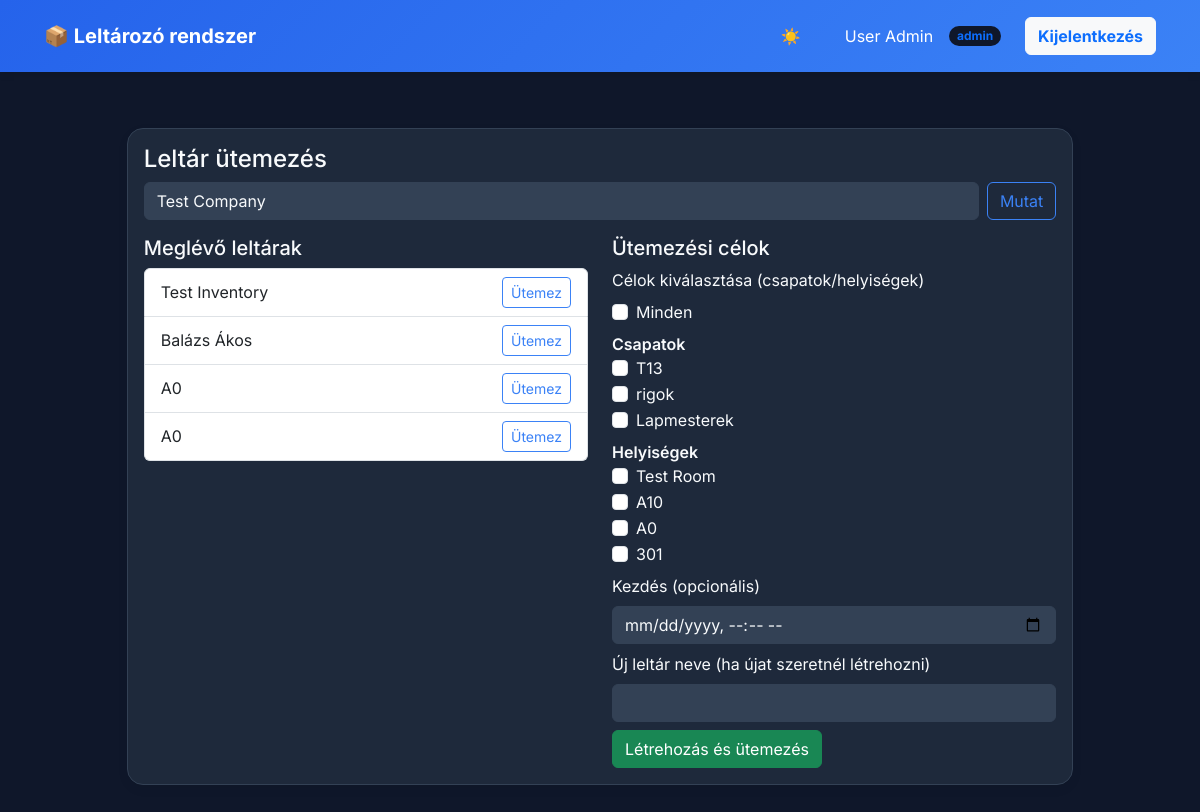
The app's page /public/worker/inventory_schedule.php?company_id=1 (signed in) with its own data.
### tables this page shows
CREATE TABLE `inventories` (
  `id` int(11) NOT NULL,
  `company_id` int(11) NOT NULL,
  `name` varchar(255) DEFAULT NULL,
  `status` enum('active','scheduled','finished') NOT NULL DEFAULT 'scheduled',
  `start_date` datetime DEFAULT NULL,
  `end_date` datetime DEFAULT NULL,
  `created_at` datetime DEFAULT current_timestamp()
);

CREATE TABLE `teams` (
  `id` int(11) NOT NULL,
  `company_id` int(11) NOT NULL,
  `name` varchar(255) NOT NULL
);

CREATE TABLE `rooms` (
  `id` int(11) NOT NULL,
  `company_id` int(11) NOT NULL,
  `name` varchar(255) NOT NULL
);

### app/core/Model.php (called while the page is built, shortened)
<?php
class Model {
    public function __construct(PDO $pdo) {
        $this->pdo = $pdo;
    }
}

### app/models/Company.php (called while the page is built, shortened)
<?php
require_once __DIR__ . '/../core/Model.php';
class Company extends Model {
    public function all(): array {
        $stmt = $this->pdo->query("SELECT * FROM companies ORDER BY created_at DESC");
        return $stmt->fetchAll();
    }
}

### app/models/Inventory.php (called while the page is built, shortened)
<?php
require_once __DIR__ . '/../core/Model.php';
class Inventory extends Model
{
    public function getByCompany(int $companyId)
    {
        $stmt = $this->pdo->prepare("SELECT * FROM inventories WHERE company_id = ?");
        $stmt->execute([$companyId]);
        return $stmt->fetchAll();
    }
}

### app/models/Team.php (called while the page is built, shortened)
<?php
require_once __DIR__ . '/../core/Model.php';
class Team extends Model {
    public function allByCompany(int $companyId) {
        $stmt = $this->pdo->prepare("SELECT * FROM teams WHERE company_id = ?");
        $stmt->execute([$companyId]);
        return $stmt->fetchAll();
    }
}

### app/models/Room.php (called while the page is built, shortened)
<?php
require_once __DIR__ . '/../core/Model.php';
class Room extends Model {
    public function getByCompany(int $companyId) {
        $stmt = $this->pdo->prepare("SELECT * FROM rooms WHERE company_id = ?");
        $stmt->execute([$companyId]);
        return $stmt->fetchAll();
    }
}

### public/worker/inventory_schedule.php (the view, shortened to what this page needs)
<?php
require_once __DIR__ . '/../../app/models/Inventory.php';
require_once __DIR__ . '/../../app/models/Company.php';
require_once __DIR__ . '/../../app/models/Team.php';
require_once __DIR__ . '/../../app/models/Room.php';
$db = (new Database())->getConnection();
$invModel = new Inventory($db);
$companyModel = new Company($db);
$teamModel = new Team($db);
$roomModel = new Room($db);
$companyId = $_GET['company_id'] ?? null;
$inventoryId = $_GET['inventory_id'] ?? null;
$companies = $companyModel->all();
$inventories = $companyId ? $invModel->getByCompany((int)$companyId) : [];
$teams = $companyId ? $teamModel->allByCompany((int)$companyId) : [];
$rooms = $companyId ? $roomModel->getByCompany((int)$companyId) : [];
?>
<!doctype html>
<html lang="hu">
<head><meta charset="utf-8"><title>Leltár ütemezés</title>
<link rel="stylesheet" href="https://cdn.jsdelivr.net/npm/bootstrap@5.3.2/dist/css/bootstrap.min.css">
<link rel="stylesheet" href="../css/global-theme.css">
</head>
<body>
<?php include_once __DIR__ . '/dashboard_nav.php'; ?>
<div class="page-container">
    <div class="col-md-10 mx-auto card p-3">
        <h4>Leltár ütemezés</h4>
        <form method="get" class="mb-3 d-flex gap-2">
            <select id="company_id" name="company_id" class="form-select">
                <?php foreach ($companies as $c): ?>
                    <option value="<?=$c['id']?>" <?=($companyId == $c['id'])?'selected':''?>><?=htmlspecialchars($c['name'])?></option>
                <?php endforeach; ?>
            </select>
            <button class="btn btn-outline-primary">Mutat</button>
        </form>
        <?php if ($companyId): ?>
            <div class="row">
                <div class="col-md-6">
                    <h5>Meglévő leltárak</h5>
                    <ul class="list-group mb-3">
                        <?php foreach ($inventories as $inv): ?>
                            <li class="list-group-item d-flex justify-content-between align-items-center">
                                <?=htmlspecialchars($inv['name'] ?? 'Leltár #'.$inv['id'])?> <small><?=htmlspecialchars($inv['status'])?></small>
                                <a href="inventory_schedule.php?company_id=<?=$companyId?>&inventory_id=<?=$inv['id']?>" class="btn btn-sm btn-outline-primary">Ütemez</a>
                            </li>
                        <?php endforeach; ?>
                    </ul>
                </div>
                <div class="col-md-6">
                    <h5>Ütemezési célok</h5>
                    <form method="post">
                        <div class="mb-2">
                            <label class="form-label">Célok kiválasztása (csapatok/helyiségek)</label>
                            <div class="mb-2">
                                <label class="form-check">
                                    <input type="checkbox" name="target_all" value="1" class="form-check-input"> Minden
                                </label>
                            </div>
                            <div class="mb-2">
                                <strong>Csapatok</strong>
                                <?php foreach ($teams as $t): ?>
                                    <div class="form-check">
                                        <input class="form-check-input" type="checkbox" name="target_team[]" value="<?=$t['id']?>" id="team_<?=$t['id']?>">
                                        <label class="form-check-label" for="team_<?=$t['id']?>"><?=htmlspecialchars($t['name'])?></label>
                                    </div>
                                <?php endforeach; ?>
                            </div>
                            <div class="mb-2">
                                <strong>Helyiségek</strong>
                                <?php foreach ($rooms as $r): ?>
                                    <div class="form-check">
                                        <input class="form-check-input" type="checkbox" name="target_room[]" value="<?=$r['id']?>" id="room_<?=$r['id']?>">
                                        <label class="form-check-label" for="room_<?=$r['id']?>"><?=htmlspecialchars($r['name'])?></label>
                                    </div>
                                <?php endforeach; ?>
                            </div>
                        </div>
                        <div class="mb-2">
                            <label class="form-label">Kezdés (opcionális)</label>
                            <input type="datetime-local" name="start_date" class="form-control">
                        </div>
                        <?php if ($inventoryId): ?>
                            <input type="hidden" name="inventory_id" value="<?=htmlspecialchars($inventoryId)?>">
                            <button name="schedule" class="btn btn-primary">Ütemezés mentése</button>
                        <?php else: ?>
                            <div class="mb-2">
                                <label class="form-label">Új leltár neve (ha újat szeretnél létrehozni)</label>
                                <input name="name" class="form-control">
                            </div>
                            <button name="create_and_schedule" class="btn btn-success">Létrehozás és ütemezés</button>
                        <?php endif; ?>
                    </form>
                </div>
            </div>
         <?php else: ?>
             <p>Válassz egy céget.</p>
         <?php endif; ?>
     </div>
 </div>
</body>
</html>

### public/css/global-theme.css (style rules this page uses)
:root { --bg-primary: #0F172A; --bg-secondary: #1E293B; --bg-card: #1E293B; --bg-surface: #334155; --text-primary: #F8FAFC; --text-secondary: #94A3B8; --primary: #3b82f6; --primary-hover: #60a5fa; --secondary: #10B981; --danger: #EF4444; --warning: #F59E0B; --border: #334155; --navbar-bg: linear-gradient(135deg, #2563eb, #3b82f6); --navbar-text: #FFFFFF; }
* { margin: 0; padding: 0; box-sizing: border-box; }
body { background: var(--bg-primary) !important; font-family: 'Inter', -apple-system, BlinkMacSystemFont, sans-serif !important; color: var(--text-primary) !important; min-height: 100vh; transition: background 0.3s ease, color 0.3s ease; }
h1, h2, h3, h4, h5, h6, .h1, .h2, .h3, .h4, .h5, .h6 { color: var(--text-primary) !important; }
strong, b { color: var(--text-primary) !important; font-weight: 600 !important; }
label { color: var(--text-primary) !important; }
.page-container { max-width: 1400px; margin: 0 auto; padding: 2rem; }
.card { background: var(--bg-card) !important; border-radius: 16px !important; border: 1px solid var(--border) !important; box-shadow: 0 4px 12px rgba(0, 0, 0, 0.05) !important; }
.form-control, .form-select { background: var(--bg-surface) !important; border: 1px solid var(--border) !important; color: var(--text-primary) !important; }
.form-control::placeholder { color: var(--text-secondary) !important; }
.btn-outline-primary { border: 1px solid var(--primary) !important; color: var(--primary) !important; }

### records on screen
inventories: name "Test Inventory"
inventories: name "Balázs Ákos"
inventories: name "A0"
inventories: name "A0"
teams: name "T13"
teams: name "rigok"
teams: name "Lapmesterek"
rooms: name "Test Room"
rooms: name "A10"
rooms: name "A0"
rooms: name "301"

### other values on screen
$displayName ?: $user['email'] "User Admin"
$user['role'] "admin"
form field company_id "Test Company"
